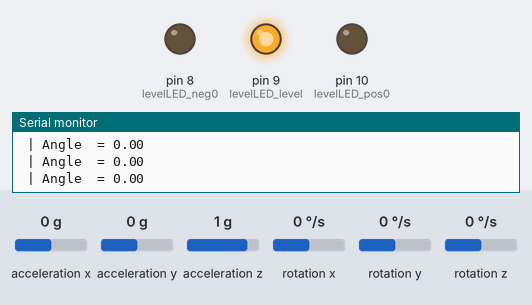
A sketch run on a simulated Arduino Uno, built with avr-gcc and run on an emulated ATmega328P. Parts: output pins drawn as LEDs (lit = HIGH), the last lines printed to the serial monitor. Wiring (inferred from the names in the program): MPU-6050 motion sensor at I2C address 0x68. The inputs (shaded band) are chosen by the test bench; at power-on: acceleration y 0 g, rotation z 0 °/s, acceleration x 0 g, acceleration z 1 g, rotation x 0 °/s, rotation y 0 °/s.

Above: at 5.9 s.
6.0 s: acceleration y set to -1.4 g
At 6.8 s:
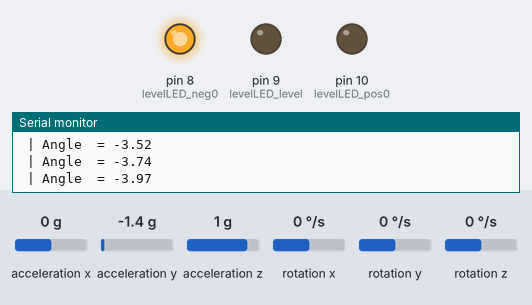
7.7 s: rotation z set to -40 °/s
10.7 s: rotation z set to -45 °/s
At 12.8 s:
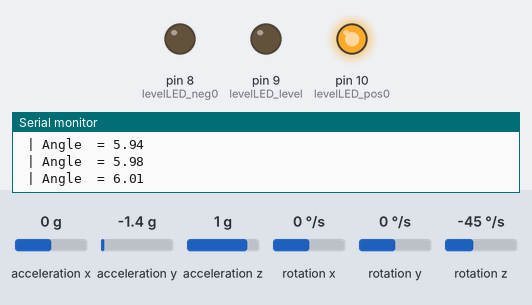
15.9 s: acceleration x set to 0.1 g
18.9 s: acceleration x set to 0.4 g
Timing chart, 0 to 21.4 s (numbered marks = the images above; inputs shaded):
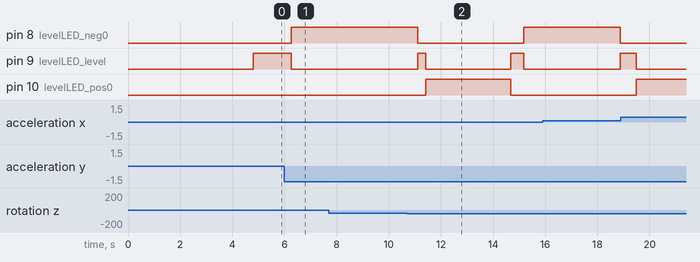

Measured:
- the behaviour switches between -44 and -45 °/s on rotation z (found by bisection; images 1 and 2)
- after the input at 6.0 s, pin 8 (levelLED_neg0): LOW → HIGH after 0.27 s; pin 9 (levelLED_level): HIGH → LOW after 0.27 s
- after the input at 15.9 s, pin 8 (levelLED_neg0): HIGH → LOW after 3.0 s; pin 9 (levelLED_level): LOW → HIGH after 3.0 s

The sketch:

Digital_Level_Indicator.ino
```cpp
// Include Wire Library for I2C
#include <Wire.h>

// Level LEDs

int levelLED_neg0 = 8;
int levelLED_level = 9;
int levelLED_pos0 = 10;

//Variables for Gyroscope
int gyro_x, gyro_y, gyro_z;
long gyro_x_cal, gyro_y_cal, gyro_z_cal;
boolean set_gyro_angles;

long acc_x, acc_y, acc_z, acc_total_vector;
float angle_roll_acc, angle_pitch_acc;

float angle_pitch, angle_roll;
int angle_pitch_buffer, angle_roll_buffer;
float angle_pitch_output, angle_roll_output;

// Setup timers and temp variables
long loop_timer;
int temp;

// Display counter
int displaycount = 0;

void setup() {

  //Start I2C
  Wire.begin();

  // Set Level LEDs as outputs
  pinMode(levelLED_neg0, OUTPUT);
  pinMode(levelLED_level, OUTPUT);
  pinMode(levelLED_pos0, OUTPUT);

  //Setup the registers of the MPU-6050
  setup_mpu_6050_registers();

  //Read the raw acc and gyro data from the MPU-6050 1000 times
  for (int cal_int = 0; cal_int < 1000 ; cal_int ++){
    read_mpu_6050_data();
    //Add the gyro x offset to the gyro_x_cal variable
    gyro_x_cal += gyro_x;
    //Add the gyro y offset to the gyro_y_cal variable
    gyro_y_cal += gyro_y;
    //Add the gyro z offset to the gyro_z_cal variable
    gyro_z_cal += gyro_z;
    //Delay 3us to have 250Hz for-loop
    delay(3);
  }

  // Divide all results by 1000 to get average offset
  gyro_x_cal /= 1000;
  gyro_y_cal /= 1000;
  gyro_z_cal /= 1000;

  // Start Serial Monitor
  Serial.begin(9600);

  // Init Timer
  loop_timer = micros();
}

void loop(){

  // Get data from MPU-6050
  read_mpu_6050_data();

  //Subtract the offset values from the raw gyro values
  gyro_x -= gyro_x_cal;
  gyro_y -= gyro_y_cal;
  gyro_z -= gyro_z_cal;

  //Gyro angle calculations . Note 0.0000611 = 1 / (250Hz x 65.5)

  //Calculate the traveled pitch angle and add this to the angle_pitch variable
  angle_pitch += gyro_x * 0.0000611;
  //Calculate the traveled roll angle and add this to the angle_roll variable
  //0.000001066 = 0.0000611 * (3.142(PI) / 180degr) The Arduino sin function is in radians
  angle_roll += gyro_y * 0.0000611;

  //If the IMU has yawed transfer the roll angle to the pitch angle
  angle_pitch += angle_roll * sin(gyro_z * 0.000001066);
  //If the IMU has yawed transfer the pitch angle to the roll angle
  angle_roll -= angle_pitch * sin(gyro_z * 0.000001066);

  //Accelerometer angle calculations

  //Calculate the total accelerometer vector
  acc_total_vector = sqrt((acc_x*acc_x)+(acc_y*acc_y)+(acc_z*acc_z));

  //57.296 = 1 / (3.142 / 180) The Arduino asin function is in radians
  //Calculate the pitch angle
  angle_pitch_acc = asin((float)acc_y/acc_total_vector)* 57.296;
  //Calculate the roll angle
  angle_roll_acc = asin((float)acc_x/acc_total_vector)* -57.296;

  //Accelerometer calibration value for pitch
  angle_pitch_acc -= 0.0;
  //Accelerometer calibration value for roll
  angle_roll_acc -= 0.0;

  if(set_gyro_angles){

  //If the IMU has been running
  //Correct the drift of the gyro pitch angle with the accelerometer pitch angle
    angle_pitch = angle_pitch * 0.9996 + angle_pitch_acc * 0.0004;
    //Correct the drift of the gyro roll angle with the accelerometer roll angle
    angle_roll = angle_roll * 0.9996 + angle_roll_acc * 0.0004;
  }
  else{
    //IMU has just started
    //Set the gyro pitch angle equal to the accelerometer pitch angle
    angle_pitch = angle_pitch_acc;
    //Set the gyro roll angle equal to the accelerometer roll angle
    angle_roll = angle_roll_acc;
    //Set the IMU started flag
    set_gyro_angles = true;
  }

  //To dampen the pitch and roll angles a complementary filter is used
  //Take 90% of the output pitch value and add 10% of the raw pitch value
  angle_pitch_output = angle_pitch_output * 0.9 + angle_pitch * 0.1;
  //Take 90% of the output roll value and add 10% of the raw roll value
  angle_roll_output = angle_roll_output * 0.9 + angle_roll * 0.1;
  //Wait until the loop_timer reaches 4000us (250Hz) before starting the next loop

  // Print to Serial Monitor
  //Serial.print(" | Angle  = "); Serial.println(angle_pitch_output);


  // Increment the display counter
  displaycount = displaycount +1;

  if (displaycount > 10) {

   Serial.print(" | Angle  = "); Serial.println(angle_pitch_output);
   // Check Angle for Level LEDs

    if (angle_pitch_output < -1.01) {
    // Turn on Level LED
    digitalWrite(levelLED_neg0, HIGH);
    digitalWrite(levelLED_level, LOW);
    digitalWrite(levelLED_pos0, LOW);

    } else if ((angle_pitch_output < 1.00) && (angle_pitch_output > -1.00)) {
    // Turn on Level LED
    digitalWrite(levelLED_neg0, LOW);
    digitalWrite(levelLED_level, HIGH);
    digitalWrite(levelLED_pos0, LOW);

    } else if (angle_pitch_output > 1.01) {
    // Turn on Level LED
    digitalWrite(levelLED_neg0, LOW);
    digitalWrite(levelLED_level, LOW);
    digitalWrite(levelLED_pos0, HIGH);


    }

  displaycount = 0;

  }


 while(micros() - loop_timer < 4000);
 //Reset the loop timer
 loop_timer = micros();

}

void setup_mpu_6050_registers(){

  //Activate the MPU-6050

  //Start communicating with the MPU-6050
  Wire.beginTransmission(0x68);
  //Send the requested starting register
  Wire.write(0x6B);
  //Set the requested starting register
  Wire.write(0x00);
  //End the transmission
  Wire.endTransmission();

  //Configure the accelerometer (+/-8g)

  //Start communicating with the MPU-6050
  Wire.beginTransmission(0x68);
  //Send the requested starting register
  Wire.write(0x1C);
  //Set the requested starting register
  Wire.write(0x10);
  //End the transmission
  Wire.endTransmission();

  //Configure the gyro (500dps full scale)

  //Start communicating with the MPU-6050
  Wire.beginTransmission(0x68);
  //Send the requested starting register
  Wire.write(0x1B);
  //Set the requested starting register
  Wire.write(0x08);
  //End the transmission
  Wire.endTransmission();

}


void read_mpu_6050_data(){

  //Read the raw gyro and accelerometer data

  //Start communicating with the MPU-6050
  Wire.beginTransmission(0x68);
  //Send the requested starting register
  Wire.write(0x3B);
  //End the transmission
  Wire.endTransmission();
  //Request 14 bytes from the MPU-6050
  Wire.requestFrom(0x68,14);
  //Wait until all the bytes are received
  while(Wire.available() < 14);

  //Following statements left shift 8 bits, then bitwise OR.
  //Turns two 8-bit values into one 16-bit value
  acc_x = Wire.read()<<8|Wire.read();
  acc_y = Wire.read()<<8|Wire.read();
  acc_z = Wire.read()<<8|Wire.read();
  temp = Wire.read()<<8|Wire.read();
  gyro_x = Wire.read()<<8|Wire.read();
  gyro_y = Wire.read()<<8|Wire.read();
  gyro_z = Wire.read()<<8|Wire.read();
}
```
